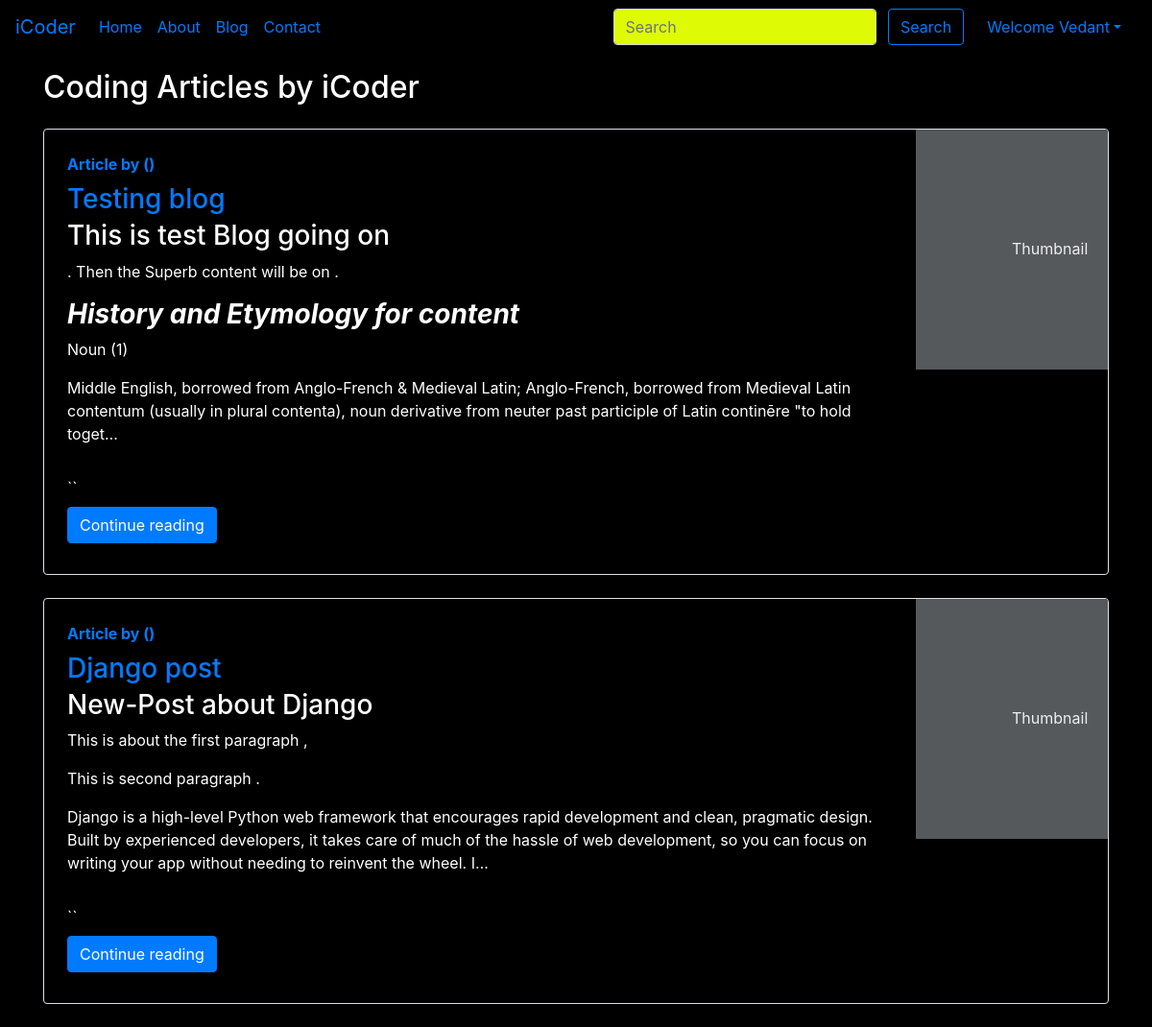
The page /blog/blogHome (signed in) on the database its author committed.
### blog/models.py (models this page shows)
class Post(models.Model):
    sno = models.AutoField(primary_key=True)
    title = models.CharField(max_length=255)
    author = models.CharField(max_length=14)
    slug = models.CharField(max_length=130)
    views = models.IntegerField(default=0)
    timeStamp = models.DateTimeField(blank=True)
    content = models.TextField()
    def __str__(self):
        return self.slug + " by " + self.author

### blog/views.py (the view)
# urls.py: path('blogHome', views.blogHome, name="blogHome"),
def blogHome(request):
    allPosts = Post.objects.all()
    print(allPosts)
    context = {'allPosts': allPosts}
    return render(request, 'blog/blogHome.html', context)

### home/Templates/blog/blogHome.html (shortened to what this page needs)
{% extends 'base.html' %} {% block title %} BlogHome {% endblock title %}
{%block blogactive %} active {% endblock blogactive %} {% block body %}
<div class="container my-3">
  <h2>Coding Articles by iCoder</h2>
  {% for posts in allPosts %}
  <div class="
      row
      no-gutters
      border
      rounded
      overflow-hidden
      flex-md-row
      mb-4
      shadow-sm
      h-md-250
      my-4
      position-relative
    ">
    <div class="col p-4 d-flex flex-column position-static">
    <strong class="d-inline-block mb-2 text-primary">Article  by {{post.author}} ({{post.views}})</strong>
      <h3 class="mb-0"><a href="/blog/{{posts.slug}}"> {{posts.title}} </a></h3>
      <p class="card-text mb-auto">
      <div class="preview">{{posts.content| truncatechars:400|safe}}</div>
      </p>``
      <div class="my-2">
        <a href="/blog/{{posts.slug}}" role="button" class="btn btn-primary">Continue reading</a>
      </div>
    </div>
    <div class="col-auto d-none d-lg-block">
      <svg class="bd-placeholder-img" width="200" height="250" xmlns="http://www.w3.org/2000/svg"
        preserveAspectRatio="xMidYMid slice" focusable="false" role="img" aria-label="Placeholder: Thumbnail">
        <text x="50%" y="50%" fill="#eceeef" dy=".3em">Thumbnail</text>
      </svg>
    </div>
  </div>
  {% endfor %}
</div>
{% endblock %}

### home/Templates/base.html (shortened to what this page needs)
<!doctype html>
<html lang="en">
<head>
  <link rel="stylesheet" href="https://stackpath.bootstrapcdn.com/bootstrap/4.5.2/css/bootstrap.min.css"
>
</head>
<body style="background-color: black;
    color: white;">
    <nav class="navbar navbar-expand-lg sticky-top">
      <a class="navbar-brand" href="/">iCoder</a>
      <div class="collapse navbar-collapse" id="navbarSupportedContent">
        <ul class="navbar-nav ">
          <li class="nav-item {% block homeactive %}{% endblock homeactive %}">
            <a class="nav-link" href="/">Home <span class="sr-only">(current)</span></a>
          </li>
          <li class="nav-item {% block aboutactive %}{% endblock aboutactive %}">
            <a class="nav-link" href="/about">About</a>
          </li>
          <li class="nav-item {% block blogactive %}{% endblock blogactive %}">
            <a class="nav-link" href="/blog/blogHome">Blog</a>
          </li>
          <li class="nav-item {% block contactactive %}{% endblock contactactive %}">
            <a class="nav-link" href="/contact">Contact</a>
          </li>
        </ul>
        <div class="form ml-auto form-inline">
          <form method="get" action="/search" class=" my-2 my-lg-0 mx-3">
            <input class="form-control mr-sm-2" type="search" placeholder="Search" aria-label="Search" name="query"
              id="query" style="background-color: #defa04;
    color: black;">
            <button class="btn btn-outline-primary my-2 my-sm-0" type="submit">Search</button>
          </form>
          {% if user.is_authenticated %}
          <ul class="navbar-nav mr-2">
            <li class="nav-item dropdown">
              <a class="nav-link dropdown-toggle" href='#' id="navbarDropdown" role="button" data-toggle="dropdown">
                Welcome {{request.user}}</a>
            </li>
          </ul>
        </div>
        {% endif %}
      </div>
    </nav>
    {% block body %} {% endblock body %}
</body>
</html>

### rows shown on the page
Post: title "Testing blog", content "This is test Blog going on . Then the Superb content will be on . History and Etymology for content Noun (1) Middle English, borrowed from Anglo-French & Medieval Latin; Anglo-French, borrowed from Medieval Latin contentum (usually in plural contenta), noun derivative from neuter past participle of Latin continēre \"to hold toget…"
Post: title "Django post", content "New-Post about Django This is about the first paragraph , This is second paragraph . Django is a high-level Python web framework that encourages rapid development and clean, pragmatic design. Built by experienced developers, it takes care of much of the hassle of web development, so you can focus on writing your app without needing to reinvent the wheel. I…"

### other values the page prints
{{ request.user }} "Vedant"
